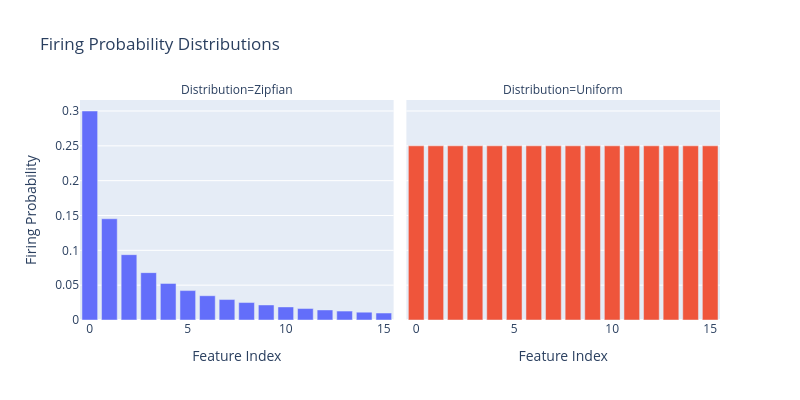

The cell this chart's notebook holds for it:
### Markdown cell above
## Cell 25: Realistic Firing Probabilities

So far, each feature fires with equal probability. In real neural networks, features typically follow a power-law (Zipfian) distribution where a few features fire frequently and most fire rarely. We can simulate this with the `zipfian_firing_probabilities` helper:

### Code cell
import plotly.express as px
import pandas as pd
from sae_lens.synthetic import zipfian_firing_probabilities

# Create Zipfian firing probabilities
zipf_probs = zipfian_firing_probabilities(
    num_features=num_features,
    exponent=1.0,  # Higher = steeper dropoff
    max_prob=0.3,  # Most frequent feature fires 30% of the time
    min_prob=0.01,  # Least frequent feature fires 1% of the time
)

# Create a DataFrame for plotting
df = pd.DataFrame(
    {
        "Feature Index": list(range(num_features)) * 2,
        "Firing Probability": list(zipf_probs.numpy()) + list(firing_probs.numpy()),
        "Distribution": ["Zipfian"] * num_features + ["Uniform"] * num_features,
    }
)

# Create side-by-side bar charts using plotly express
fig = px.bar(
    df,
    x="Feature Index",
    y="Firing Probability",
    facet_col="Distribution",
    color="Distribution",
    color_discrete_map={"Zipfian": "#636EFA", "Uniform": "#EF553B"},
    title="Firing Probability Distributions",
    height=400,
    width=800,
)
fig.update_layout(showlegend=False)
fig.show()

print(
    f"Zipfian: max={zipf_probs.max():.3f}, min={zipf_probs.min():.3f}, mean={zipf_probs.mean():.3f}"
)

### Figure 1 — Plotly figure (JSON) as saved in the notebook; plotly's stock layout.template omitted (floating-point values rounded to 4 significant figures)
{"data": [{"hovertemplate": "Distribution=Zipfian<br>Feature Index=%{x}<br>Firing Probability=%{y}<extra></extra>", "legendgroup": "Zipfian", "marker": {"color": "#636EFA", "pattern": {"shape": ""}}, "name": "Zipfian", "orientation": "v", "showlegend": true, "textposition": "auto", "type": "bar", "x": [0, 1, 2, 3, 4, 5, 6, 7, 8, 9, 10, 11, 12, 13, 14, 15], "xaxis": "x", "y": [0.3, 0.1453, 0.09378, 0.068, 0.05253, 0.04222, 0.03486, 0.02933, 0.02504, 0.0216, 0.01879, 0.01644, 0.01446, 0.01276, 0.01129, 0.01], "yaxis": "y"}, {"hovertemplate": "Distribution=Uniform<br>Feature Index=%{x}<br>Firing Probability=%{y}<extra></extra>", "legendgroup": "Uniform", "marker": {"color": "#EF553B", "pattern": {"shape": ""}}, "name": "Uniform", "orientation": "v", "showlegend": true, "textposition": "auto", "type": "bar", "x": [0, 1, 2, 3, 4, 5, 6, 7, 8, 9, 10, 11, 12, 13, 14, 15], "xaxis": "x2", "y": [0.25, 0.25, 0.25, 0.25, 0.25, 0.25, 0.25, 0.25, 0.25, 0.25, 0.25, 0.25, 0.25, 0.25, 0.25, 0.25], "yaxis": "y2"}], "layout": {"annotations": [{"font": {}, "showarrow": false, "text": "Distribution=Zipfian", "x": 0.245, "xanchor": "center", "xref": "paper", "y": 1, "yanchor": "bottom", "yref": "paper"}, {"font": {}, "showarrow": false, "text": "Distribution=Uniform", "x": 0.755, "xanchor": "center", "xref": "paper", "y": 1, "yanchor": "bottom", "yref": "paper"}], "barmode": "relative", "height": 400, "legend": {"title": {"text": "Distribution"}, "tracegroupgap": 0}, "showlegend": false, "title": {"text": "Firing Probability Distributions"}, "width": 800, "xaxis": {"anchor": "y", "domain": [0, 0.49], "title": {"text": "Feature Index"}}, "xaxis2": {"anchor": "y2", "domain": [0.51, 1], "matches": "x", "title": {"text": "Feature Index"}}, "yaxis": {"anchor": "x", "domain": [0, 1], "title": {"text": "Firing Probability"}}, "yaxis2": {"anchor": "x2", "domain": [0, 1], "matches": "y", "showticklabels": false}}}
